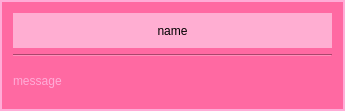
<?xml version="1.0" encoding="UTF-8"?>
<ui version="4.0">
 <class>Message</class>
 <widget class="QFrame" name="Message">
  <property name="geometry">
   <rect>
    <x>0</x>
    <y>0</y>
    <width>345</width>
    <height>111</height>
   </rect>
  </property>
  <property name="sizePolicy">
   <sizepolicy hsizetype="Maximum" vsizetype="Maximum">
    <horstretch>0</horstretch>
    <verstretch>0</verstretch>
   </sizepolicy>
  </property>
  <property name="windowTitle">
   <string>Frame</string>
  </property>
  <property name="styleSheet">
   <string notr="true">color: rgb(255, 172, 215);
color: rgb(255, 172, 215);
background-color: rgb(255, 105, 162);


</string>
  </property>
  <property name="frameShape">
   <enum>QFrame::WinPanel</enum>
  </property>
  <layout class="QVBoxLayout" name="verticalLayout">
   <item>
    <widget class="QLabel" name="name">
     <property name="styleSheet">
      <string notr="true">alternate-background-color: rgb(170, 170, 255);
color: rgb(0, 0, 0);
background-color: rgb(255, 174, 210);</string>
     </property>
     <property name="text">
      <string>name</string>
     </property>
     <property name="alignment">
      <set>Qt::AlignCenter</set>
     </property>
    </widget>
   </item>
   <item>
    <widget class="Line" name="line">
     <property name="styleSheet">
      <string notr="true">color: rgb(255, 85, 127);</string>
     </property>
     <property name="orientation">
      <enum>Qt::Horizontal</enum>
     </property>
    </widget>
   </item>
   <item>
    <widget class="QLabel" name="message">
     <property name="styleSheet">
      <string notr="true">


</string>
     </property>
     <property name="text">
      <string>message</string>
     </property>
     <property name="textFormat">
      <enum>Qt::PlainText</enum>
     </property>
     <property name="margin">
      <number>5</number>
     </property>
    </widget>
   </item>
  </layout>
 </widget>
 <resources/>
 <connections/>
</ui>
